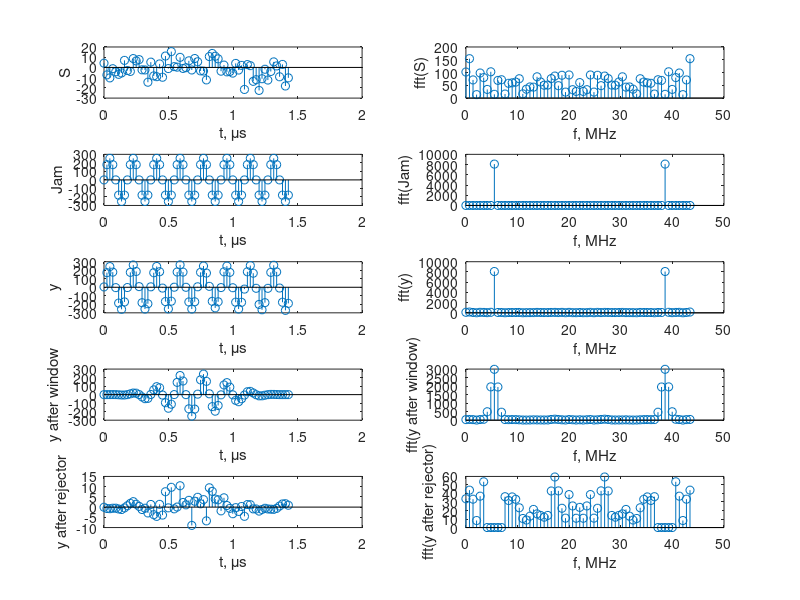

Recreate this plot in MATLAB.
clear all; clc; close all;

use_window = 1;

Fd = 44.1e6; % Hz
N = 64;
T = 1/Fd * N;
t = ( (1:N) - 1 ) / Fd;
f = ( (1:N) - 1 ) / T;
stdS = 8; % RMS of signal
JtoS_dB = 30; %dB, jammer-to-signal
JtoS_amp = 10^(JtoS_dB/20);

S = randn(1, N) * stdS; % Signal

f0 = Fd / 8; % Jammer intermediate frequency
A_jam = stdS * JtoS_amp; % Amplitude of jam
Jam = A_jam * sin(2*pi*f0*t); % Jam

y = S + Jam; % ADC output

% Graphics
figure(1);
subplot(5,2,1)
stem(t*1e6, S)
xlabel('t, \mus');
ylabel('S');

subplot(5,2,2)
stem(f/1e6, abs(fft(S)))
xlabel('f, MHz');
ylabel('fft(S)');

subplot(5,2,3)
stem(t*1e6, Jam)
xlabel('t, \mus');
ylabel('Jam');

subplot(5,2,4)
stem(f/1e6, abs(fft(Jam)))
xlabel('f, MHz');
ylabel('fft(Jam)');

subplot(5,2,5)
stem(t*1e6, y)
xlabel('t, \mus');
ylabel('y');

yf = fft(y);
subplot(5,2,6)
stem(f/1e6, abs(yf))
xlabel('f, MHz');
ylabel('fft(y)');

h = 400;
signal_clear = 0;

if use_window
    yw = y .* parzenwin(N)';
else
    yw = y;
end
yfw = fft(yw);

subplot(5,2,7)
stem(t*1e6, yw);
xlabel('t, \mus');
ylabel('y after window');

subplot(5,2,8)
stem(f/1e6, abs(yfw));
xlabel('f, MHz');
ylabel('fft(y after window)');

yf_rej = yfw;
for k = 1:N
    if abs(yf_rej(k)) > h
        yf_rej(k) = 0;
    else
        yf_rej(k) = yf_rej(k);
    end
end
y_rej = ifft(yf_rej);

subplot(5,2,9)
stem(t*1e6, real(y_rej));
xlabel('t, \mus');
ylabel('y after rejector');

subplot(5,2,10)
stem(f/1e6, abs(fft(y_rej)));
xlabel('f, MHz');
ylabel('fft(y after rejector)');